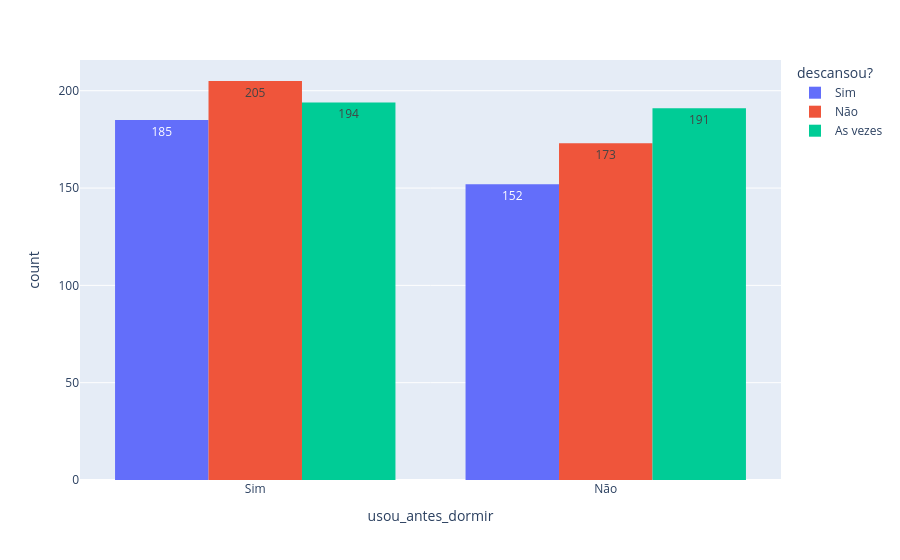

Notebook code for this chart:
### Code cell
xp.histogram(df_tratado, x='usou_antes_dormir', text_auto=True, color='descansou?', barmode='group')

### Figure 1 — Plotly figure (JSON) as saved in the notebook; plotly's stock layout.template omitted (floating-point values rounded to 4 significant figures; data arrays with more than 128 entries replaced by an {"elided": "..."} marker saying what was removed)
{"data": [{"alignmentgroup": "True", "bingroup": "x", "hovertemplate": "descansou?=Sim<br>usou_antes_dormir=%{x}<br>count=%{y}<extra></extra>", "legendgroup": "Sim", "marker": {"color": "#636efa", "pattern": {"shape": ""}}, "name": "Sim", "offsetgroup": "Sim", "orientation": "v", "showlegend": true, "texttemplate": "%{value}", "type": "histogram", "x": {"elided": "337 str values"}, "xaxis": "x", "yaxis": "y"}, {"alignmentgroup": "True", "bingroup": "x", "hovertemplate": "descansou?=Não<br>usou_antes_dormir=%{x}<br>count=%{y}<extra></extra>", "legendgroup": "Não", "marker": {"color": "#EF553B", "pattern": {"shape": ""}}, "name": "Não", "offsetgroup": "Não", "orientation": "v", "showlegend": true, "texttemplate": "%{value}", "type": "histogram", "x": {"elided": "378 str values"}, "xaxis": "x", "yaxis": "y"}, {"alignmentgroup": "True", "bingroup": "x", "hovertemplate": "descansou?=As vezes<br>usou_antes_dormir=%{x}<br>count=%{y}<extra></extra>", "legendgroup": "As vezes", "marker": {"color": "#00cc96", "pattern": {"shape": ""}}, "name": "As vezes", "offsetgroup": "As vezes", "orientation": "v", "showlegend": true, "texttemplate": "%{value}", "type": "histogram", "x": {"elided": "385 str values"}, "xaxis": "x", "yaxis": "y"}], "layout": {"barmode": "group", "legend": {"title": {"text": "descansou?"}, "tracegroupgap": 0}, "margin": {"t": 60}, "xaxis": {"anchor": "y", "domain": [0, 1], "title": {"text": "usou_antes_dormir"}}, "yaxis": {"anchor": "x", "domain": [0, 1], "title": {"text": "count"}}}}
